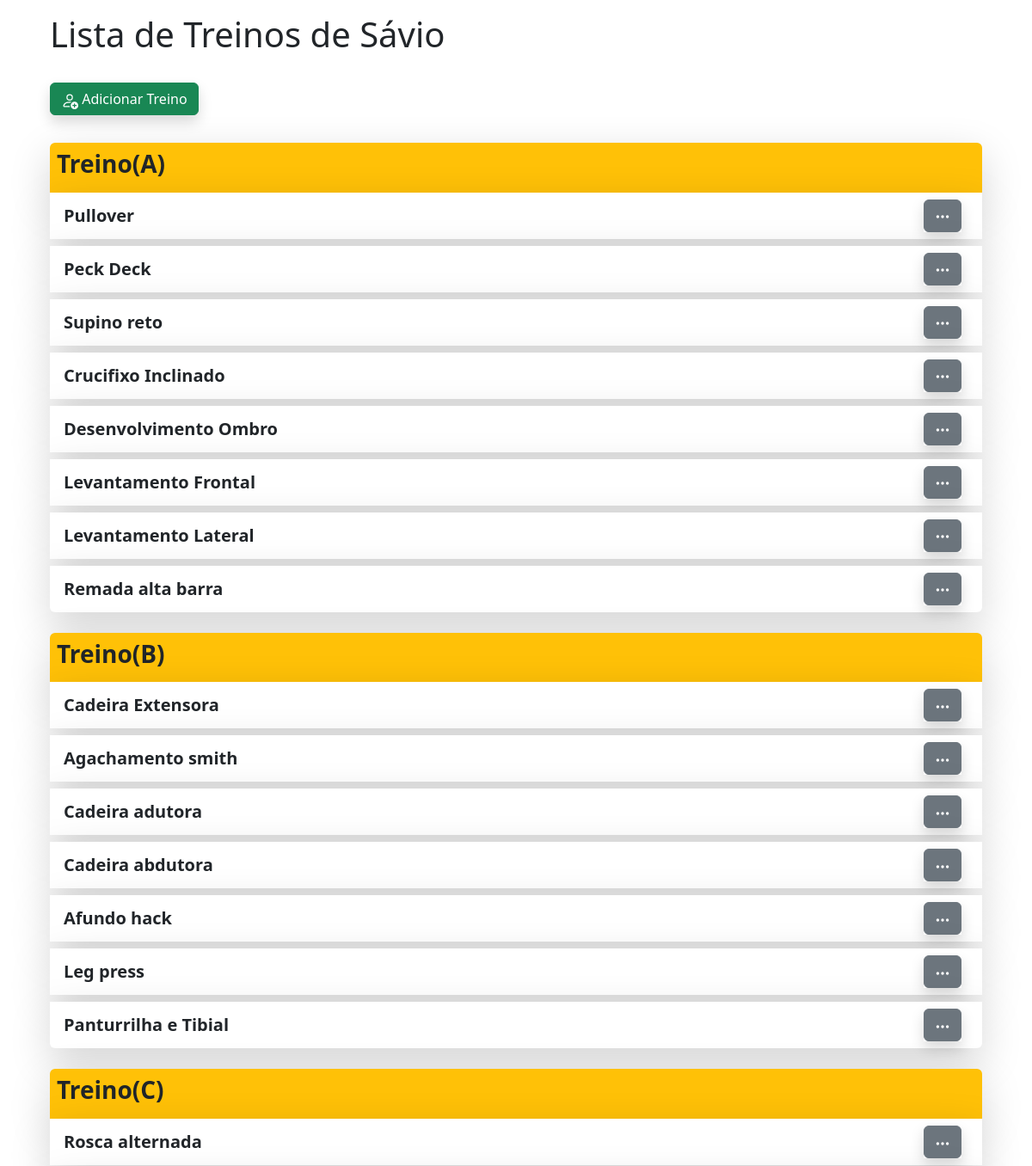
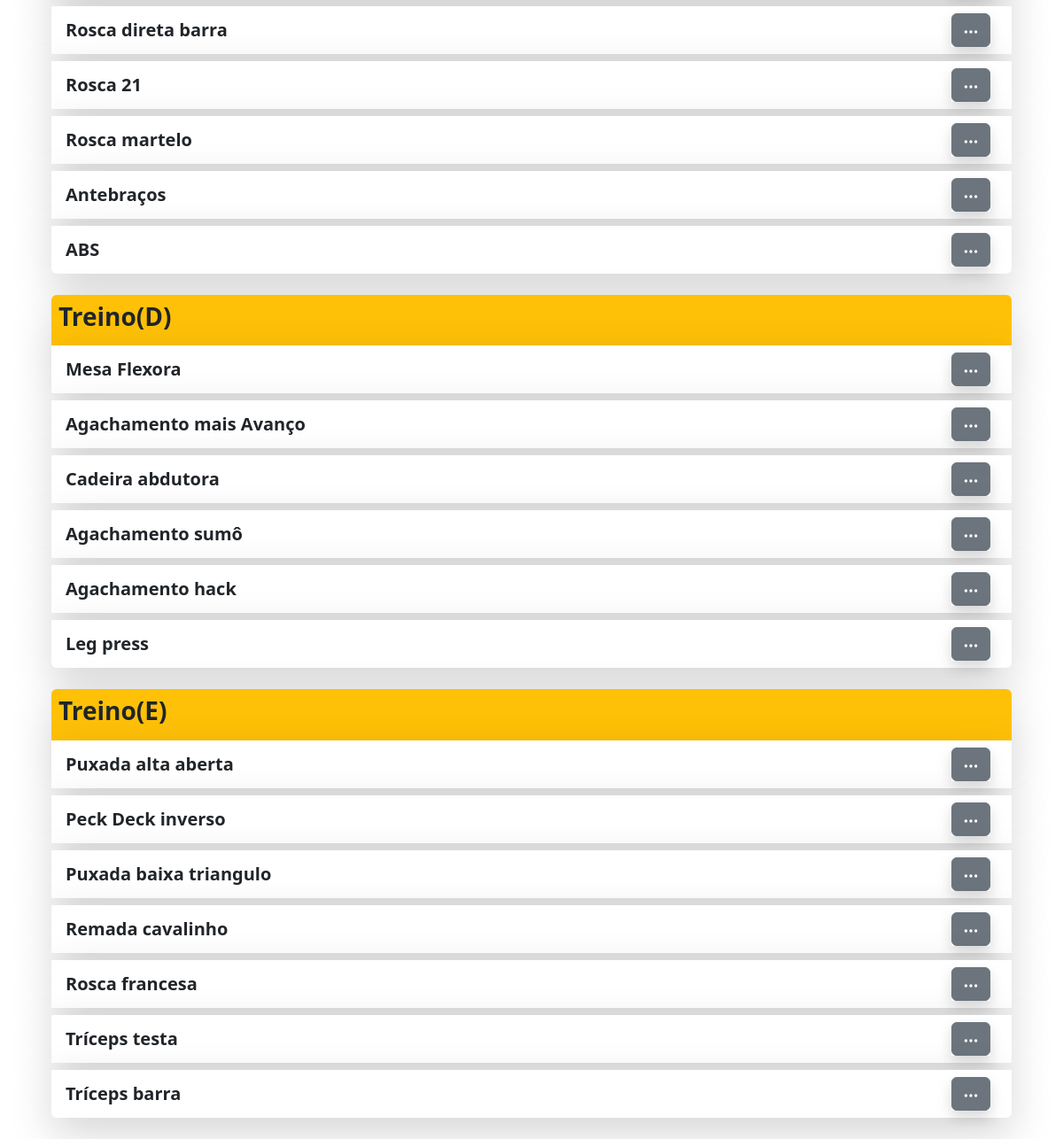
The page /lis_savio/ on the database its author committed (2 pictures, top to bottom).
### lis_savio/models.py (models this page shows, shortened)
class Treino(models.Model):
    nome = models.CharField(max_length=100)
    categoria = models.CharField(max_length=9, choices=[
        ('Treino(A)', 'Treino-A'),
        ('Treino(B)', 'Treino-B'),
        ('Treino(C)', 'Treino-C'),
        ('Treino(D)', 'Treino-D'),
        ('Treino(E)', 'Treino-E'),
    ])
    imagem = models.ImageField(upload_to='img_treinos/', blank=True, null=True)

### lis_savio/views.py (the view)
# urls.py: path('', views.lista_treinos, name='lista_treinos'),
def lista_treinos(request):
    treinos = Treino.objects.all()
    categorias = {}  # Dicionário para agrupar treinos por categoria
    for treino in treinos:
        if treino.categoria in categorias:
            categorias[treino.categoria].append(treino)
        else:
            categorias[treino.categoria] = [treino]
    return render(request, 'lis_savio/lista_treinos.html', {'categorias': categorias})

### lis_savio/templates/lis_savio/lista_treinos.html (shortened to what this page needs)
{% load static %}
<!DOCTYPE html>
<html lang="en">
<head>
  <link href="https://cdn.jsdelivr.net/npm/bootstrap@5.3.1/dist/css/bootstrap.min.css" rel="stylesheet"
>
</head>
<body>
  {% block content %}
  <div class="container">
    <h1 class="m-3">Lista de Treinos de Sávio</h1>
    <a href="{% url 'adicionar_treino' %}" class="btn btn-success mt-3 shadow m-3">
      Adicionar Treino
    </a>
    {% for categoria, treinos in categorias.items %}
    <ul class="list-group d-flex flex-column m-3 ">
      <li class="list-group-item list-group-item-action bg-warning border border-0 shadow-lg p-2">
        <h4 class="fw-semibold fs-3">{{ categoria }}</h4>
      </li>
      {% for treino in treinos %}
      <li class="list-group-item d-flex justify-content-between align-items-center flex-wrap border-0 shadow-lg mb-2">
        <p class="fs-5 fw-semibold my-auto">{{ treino.nome }}</p>
        <div class="dropdown btn-sm shadow me-2">
          <button class="btn btn-secondary" type="button" id="dropdownMenuButtonLight" data-bs-toggle="dropdown"
            aria-expanded="false">
            <svg xmlns="http://www.w3.org/2000/svg" width="18" height="18" fill="currentColor" class="bi bi-three-dots" viewBox="0 0 16 16">
              <path d="M3 9.5a1.5 1.5 0 1 1 0-3 1.5 1.5 0 0 1 0 3zm5 0a1.5 1.5 0 1 1 0-3 1.5 1.5 0 0 1 0 3zm5 0a1.5 1.5 0 1 1 0-3 1.5 1.5 0 0 1 0 3z"/>
            </svg>
          </button>
        </div>
      </li>
      {% endfor %}
    </ul>
    {% endfor %}
  </div>
  {% endblock %}
</body>
</html>

### rows shown on the page
Treino: categoria "Treino(A)", nome "Pullover"
Treino: nome "Peck Deck"
Treino: nome "Supino reto"
Treino: nome "Crucifixo Inclinado"
Treino: nome "Desenvolvimento Ombro"
Treino: nome "Levantamento Frontal"
Treino: nome "Levantamento Lateral"
Treino: nome "Remada alta barra"
Treino: categoria "Treino(B)", nome "Cadeira Extensora"
Treino: nome "Agachamento smith"
Treino: nome "Cadeira adutora"
Treino: nome "Cadeira abdutora"
Treino: nome "Afundo hack"
Treino: nome "Leg press"
Treino: nome "Panturrilha e Tibial"
Treino: categoria "Treino(C)", nome "Rosca alternada"
Treino: nome "Rosca direta barra"
Treino: nome "Rosca 21"
Treino: nome "Rosca martelo"
Treino: nome "Antebraços"
Treino: nome "ABS"
Treino: categoria "Treino(D)", nome "Mesa Flexora"
Treino: nome "Agachamento mais Avanço"
Treino: nome "Cadeira abdutora"
Treino: nome "Agachamento sumô"
Treino: nome "Agachamento hack"
Treino: nome "Leg press"
Treino: categoria "Treino(E)", nome "Puxada alta aberta"
Treino: nome "Peck Deck inverso"
Treino: nome "Puxada baixa triangulo"
Treino: nome "Remada cavalinho"
Treino: nome "Rosca francesa"
Treino: nome "Tríceps testa"
Treino: nome "Tríceps barra"
